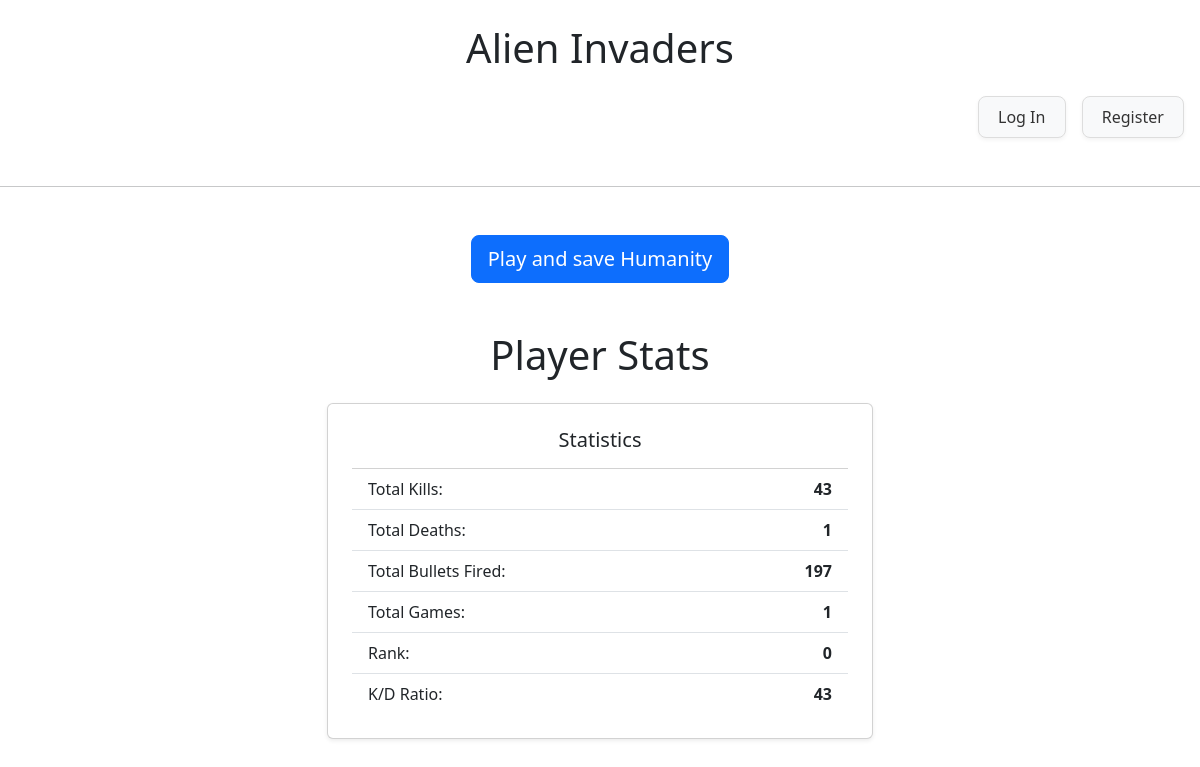
Screenshot of /aliens/players_stats/7 with the database file from the repository.
### aliens/models.py (models this page shows, shortened)
class Stats(models.Model):
    total_kills = models.IntegerField(default=0)
    times_in_top_ten_leaderboard = models.IntegerField(default=0)
    highest_position_leaderboard = models.IntegerField(default=0)
    current_position_leaderboard = models.IntegerField(default=0)
    total_deaths = models.IntegerField(default=0)
    head_to_head = models.IntegerField(default=0)
    total_bullets_fired = models.IntegerField(default=0)
    total_games = models.IntegerField(default=0)
    kd_ratio = models.IntegerField(default=0)
    user = models.ForeignKey(User, on_delete=models.CASCADE, related_name='user_stats')

### aliens/views.py (the view, shortened to what this page needs)
# urls.py: path("players_stats/<int:user_id>", views.players_stats, name="players_stats"),
def players_stats(request, user_id):
    try:
        player_stats = Stats.objects.get(user=user_id)
    except Stats.DoesNotExist:
        messages.error(request, "You have no stats yet, get playing!")
        return HttpResponseRedirect(reverse('index'))
    return render(request, "aliens/stats.html", { # This is called the context
        "player_stats": player_stats,
    })

### aliens/templates/aliens/stats.html (shortened to what this page needs)
{% extends "aliens/layout.html" %}
{% load static %}
{% block body %}
<div class="container my-5">
    <h1 class="text-center mb-4">Player Stats</h1>
    <div class="row justify-content-center">
        <div class="col-md-6">
            <div class="card shadow-sm p-4">
                <h5 class="card-title mb-3 text-center">Statistics</h5>
                <ul class="list-group list-group-flush">
                    <li class="list-group-item d-flex justify-content-between">
                        <span>Total Kills:</span>
                        <strong>{{ player_stats.total_kills }}</strong>
                    </li>
                    <li class="list-group-item d-flex justify-content-between">
                        <span>Total Deaths:</span>
                        <strong>{{ player_stats.total_deaths }}</strong>
                    </li>
                    <li class="list-group-item d-flex justify-content-between">
                        <span>Total Bullets Fired:</span>
                        <strong>{{ player_stats.total_bullets_fired }}</strong>
                    </li>
                    <li class="list-group-item d-flex justify-content-between">
                        <span>Total Games:</span>
                        <strong>{{ player_stats.total_games }}</strong>
                    </li>
                    <li class="list-group-item d-flex justify-content-between">
                        <span>Rank:</span>
                        <strong>{{ player_stats.current_position_leaderboard }}</strong>
                    </li>
                    <li class="list-group-item d-flex justify-content-between">
                        <span>K/D Ratio:</span>
                        <strong>{{ player_stats.kd_ratio }}</strong>
                    </li>
                </ul>
            </div>
        </div>
    </div>
</div>
{% endblock %}

### rows the page displays
Stats: total_kills "43", total_deaths "1", total_bullets_fired "197", total_games "1", current_position_leaderboard "0", kd_ratio "43"
